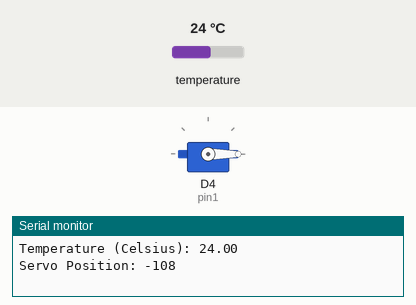
Simulated run of this sketch. Board: ESP8266 (NodeMCU). Shown: servo, the last lines printed to the serial monitor. Inputs (shaded band) come from the test bench; at power-on: temperature 24 °C.

Above: at 1.9 s.
2.0 s: temperature set to 31.2 °C
At 3.3 s:
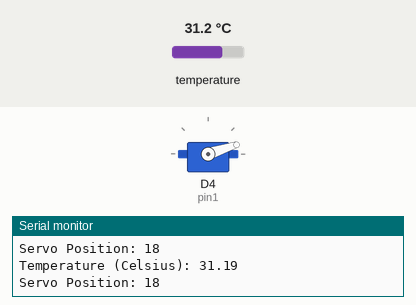
3.8 s: temperature set to 32.5 °C
At 4.4 s:
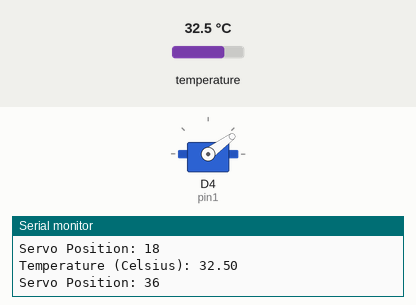
5.6 s: temperature set to 33.7 °C
At 6.8 s:
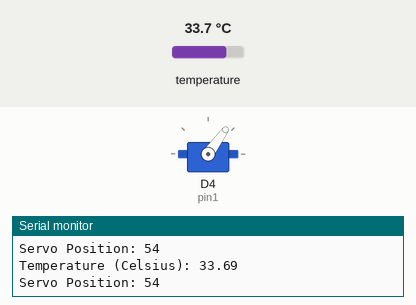
7.3 s: temperature set to 34.6 °C
At 7.9 s:
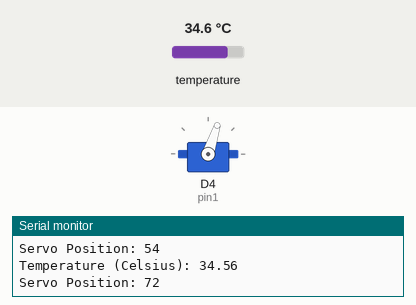
9.0 s: temperature set to 41 °C
At 10.3 s:
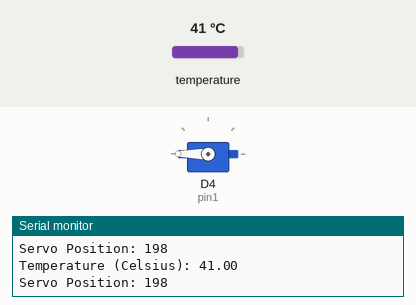
10.8 s: temperature set to 12 °C
At 11.5 s:
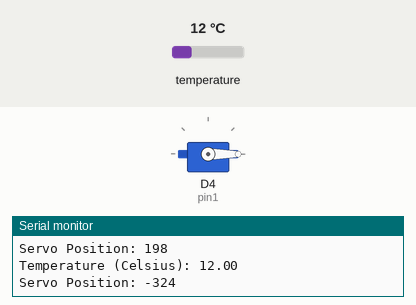
Timing chart, 0 to 13.5 s (numbered marks = the images above; inputs shaded):
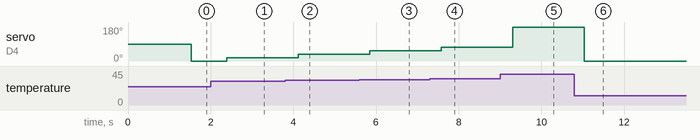

Measured:
- the behaviour switches between 31.9 and 32 °C on temperature (found by bisection; images 1 and 2)
- the behaviour switches between 32.9 and 33 °C on temperature (found by bisection; images 2 and 3)
- the behaviour switches between 33.9 and 34 °C on temperature (found by bisection; images 3 and 4)
- after the input at 2.0 s, servo on D4 (pin1): 0° → 18° after 0.39 s
- after the input at 3.8 s, servo on D4 (pin1): 18° → 36° after 0.32 s
- after the input at 5.6 s, servo on D4 (pin1): 36° → 54° after 0.25 s
- after the input at 7.3 s, servo on D4 (pin1): 54° → 72° after 0.28 s
- after the input at 9.0 s, servo on D4 (pin1): 72° → 180° after 0.31 s
- after the input at 10.8 s, servo on D4 (pin1): 180° → 0° after 0.24 s

The sketch:

dallas_temperature_sensor.ino
```cpp
#include <Servo.h>
#include <OneWire.h>
#include <DallasTemperature.h>

#define tempPin D2

Servo pin1;
OneWire oneWire(tempPin);
DallasTemperature sensors(&oneWire);

float Celsius = 0;
float Fahrenheit = 0;

void setup() {
  pin1.attach(D4);
  sensors.begin();
  Serial.begin(9600);
  delay(750);
}

void loop() {
  sensors.requestTemperatures();
  Celsius = sensors.getTempCByIndex(0);
  int servoPosition = map(Celsius, 30, 40, 0, 180);
  Serial.print("Temperature (Celsius): ");
  Serial.println(Celsius);
  Serial.print("Servo Position: ");
  Serial.println(servoPosition);
  pin1.write(servoPosition);
  delay(100);
}
```
